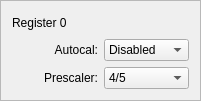
  <widget class="QFrame" name="frame_reg_0">
   <property name="geometry">
    <rect>
     <x>450</x>
     <y>630</y>
     <width>201</width>
     <height>101</height>
    </rect>
   </property>
   <property name="frameShape">
    <enum>QFrame::StyledPanel</enum>
   </property>
   <property name="frameShadow">
    <enum>QFrame::Raised</enum>
   </property>
   <layout class="QGridLayout" name="gridLayout">
    <item row="0" column="0" colspan="2">
     <widget class="QLabel" name="label_3">
      <property name="text">
       <string>Register 0</string>
      </property>
     </widget>
    </item>
    <item row="1" column="0">
     <widget class="QLabel" name="label_2">
      <property name="text">
       <string>Autocal:</string>
      </property>
      <property name="alignment">
       <set>Qt::AlignRight|Qt::AlignTrailing|Qt::AlignVCenter</set>
      </property>
     </widget>
    </item>
    <item row="1" column="1">
     <widget class="QComboBox" name="r0_autocal">
      <item>
       <property name="text">
        <string>Disabled</string>
       </property>
      </item>
      <item>
       <property name="text">
        <string>Enabled</string>
       </property>
      </item>
     </widget>
    </item>
    <item row="2" column="0">
     <widget class="QLabel" name="label">
      <property name="text">
       <string>Prescaler:</string>
      </property>
      <property name="alignment">
       <set>Qt::AlignRight|Qt::AlignTrailing|Qt::AlignVCenter</set>
      </property>
     </widget>
    </item>
    <item row="2" column="1">
     <widget class="QComboBox" name="r0_prescaler">
      <item>
       <property name="text">
        <string>4/5</string>
       </property>
      </item>
      <item>
       <property name="text">
        <string>8/9</string>
       </property>
      </item>
     </widget>
    </item>
   </layout>
  </widget>
